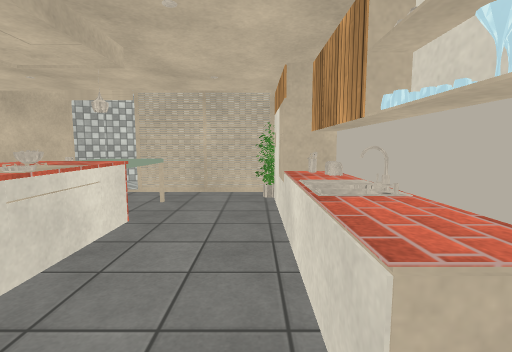
View 1 (above)

12 first-person views from a walk through a 3-D level made in the Unity game engine. The camera is 1.4 m above the floor, tilts 6° down and sees 85° across. The floor is counted in squares, 1 m on a side. Each view is taken from the middle of a square. On the plan, view 1 faces up. The plan holds only what a view shows up to about 14 squares ahead; the rest is blank. Some animated figures are left out. Surface patterns are stand-ins for the level's own textures.

View 2
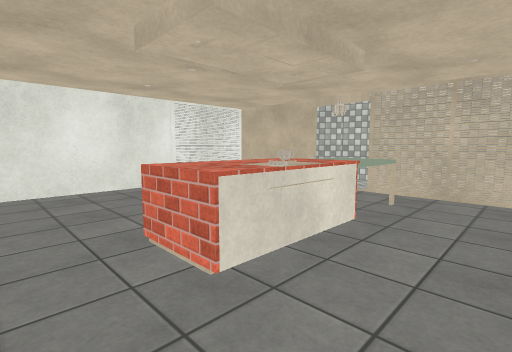

View 3
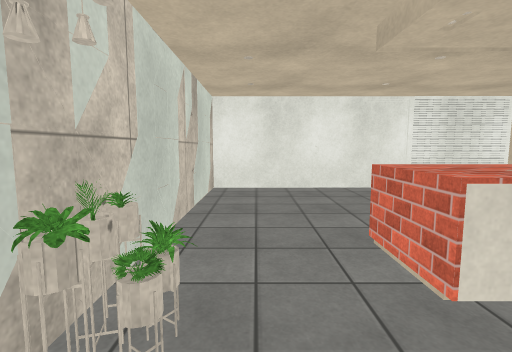

View 4
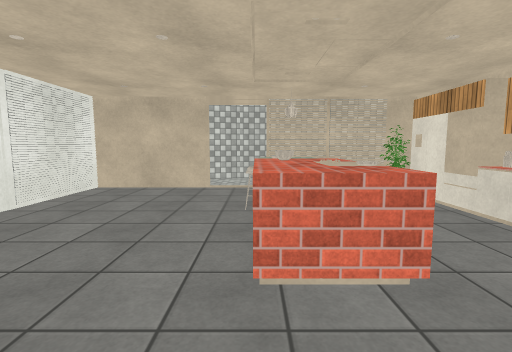

View 5
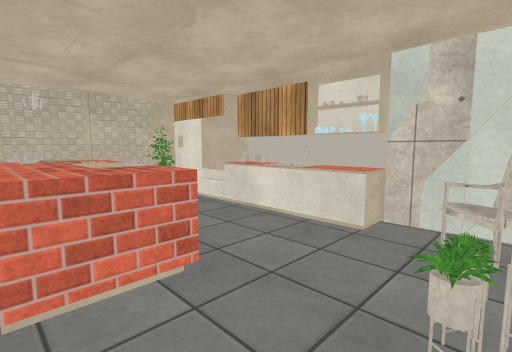

View 6
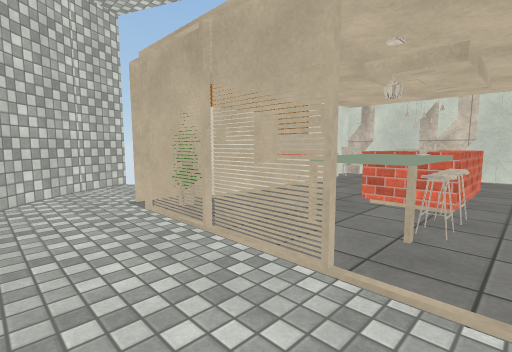

View 7
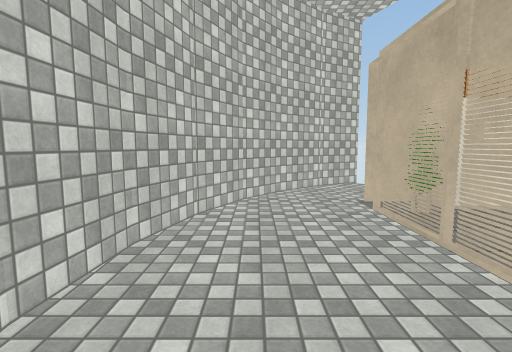

View 8
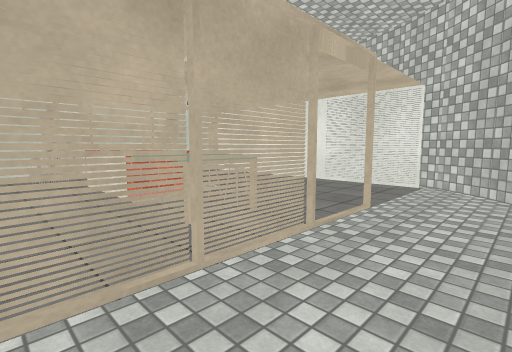

View 9
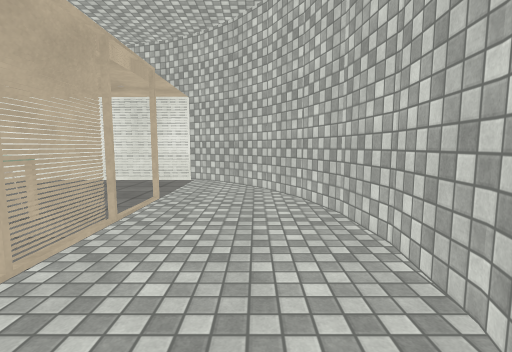

View 10
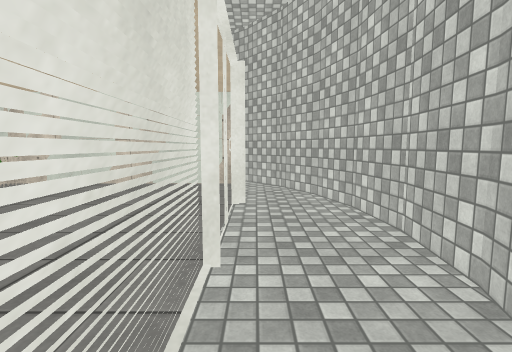

View 11
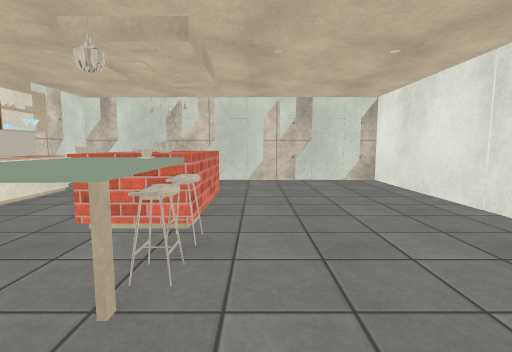

View 12
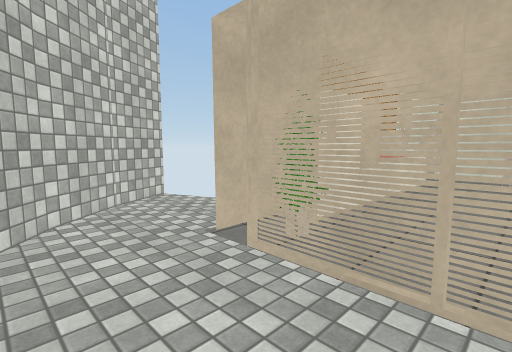

### Floor plan
Key: @ floor where view 1 was taken; # wall or solid block; x gap in a wall; . main floor; - floor 0.25 m lower than the main floor; = window, fence, low wall or low ledge; ^ raised ledge.
Columns run from 12 left of view 1 to 6 right of it. Each row starts with its distance up from view 1.
 13       ########
 12    ####------###
 11   ##-----------##
 10  ##-------------##
  9  #----#--###-----#
  8 ##-=.....##==x---##
  7 #--=....^^...# ---
  6 #--=....^^...#
  5 #-##....^^^..#
  4 #-#.....^^^..#
  3 #-#.....^^=..#
  2 #-#.....^^^..#
  1 #--#.........#
  0 #--#........@#
 -1 ##-####...####
 -2  #-     ###
 -3  ##

Where each view was taken, in squares from view 1:
view 1: 0 up, 0 right, facing up
view 2: 0 up, 0 right, facing up-left
view 3: 0 up, 0 right, facing left
view 4: 1 down, 4 left, facing up
view 5: 1 down, 4 left, facing up-right
view 6: 11 up, 5 left, facing down-right
view 7: 11 up, 5 left, facing right
view 8: 11 up, 0 right, facing down-left
view 9: 11 up, 1 right, facing left
view 10: 8 up, 10 left, facing down
view 11: 9 up, 5 left, facing down
view 12: 11 up, 2 left, facing down-right
